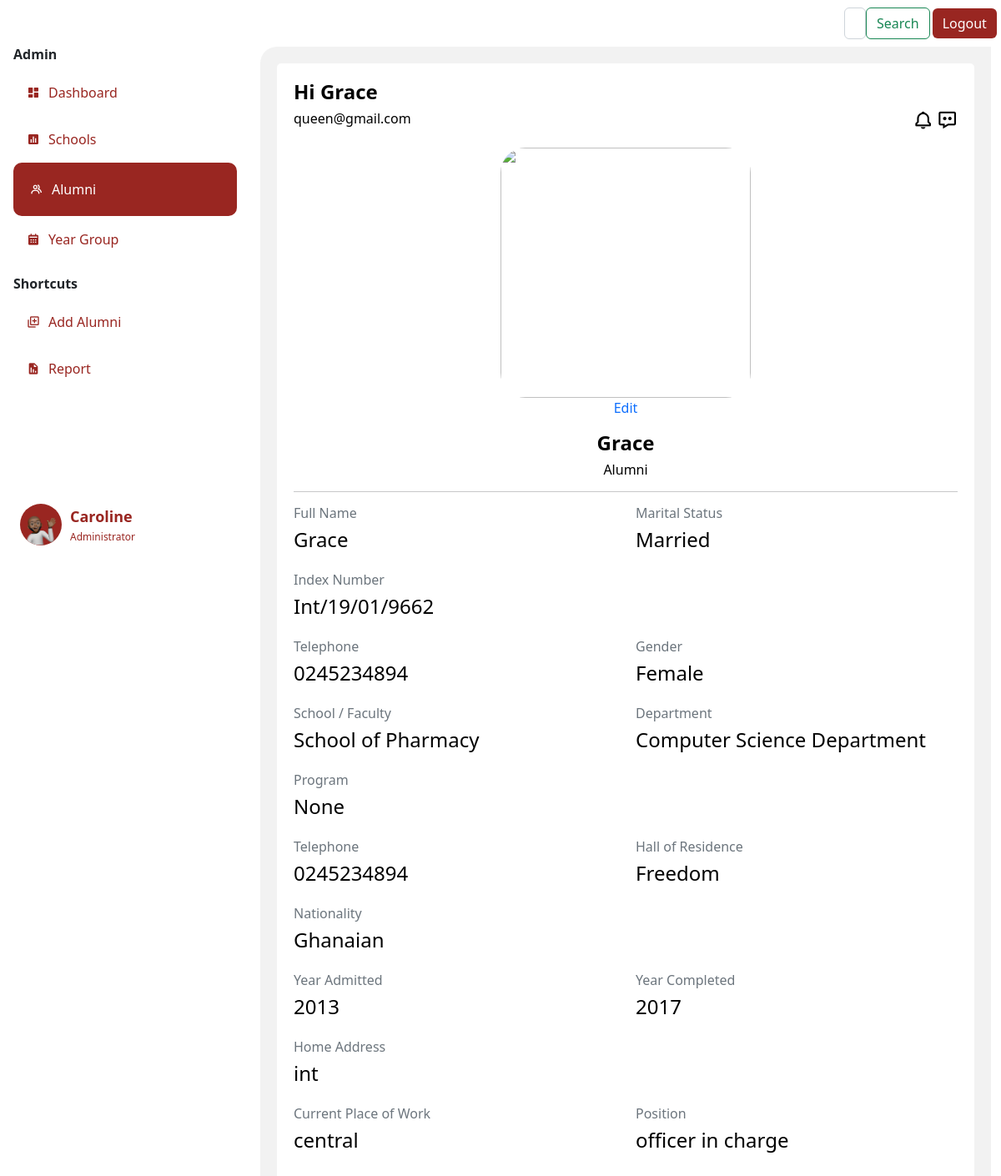
Screenshot of /list/3 (signed in) with the database file from the repository.
### app.py (models this page shows, shortened)
class Person(db.Model, UserMixin):
    id= db.Column(db.Integer, primary_key=True)
    name= db.Column(db.String(200), )
    yearCompleted= db.Column(db.String(200), )
    nationality= db.Column(db.String(200), )
    contact= db.Column(db.Integer(), )
    email= db.Column(db.String(200), nullable=True)
    faculty= db.Column(db.String(200), nullable=True)
    hallofresidence= db.Column(db.String(200), nullable=True)
    password= db.Column(db.String(20))
    school= db.Column(db.String(20))
    email= db.Column(db.String(20), nullable=True)
    phone= db.Column(db.String(10), nullable=True )
    indexnumber=db.Column(db.String())
    password=db.Column(db.String)
    gender= db.Column(db.String()    )
    department= db.Column(db.String()    )
    program= db.Column(db.String()   )
    telephone= db.Column(db.String()   )
    admitted= db.Column(db.Integer()  )
    address= db.Column(db.String()   )
    work= db.Column(db.String()  )
    guardian= db.Column(db.String()  )
    kin= db.Column(db.String()   )
    relationship= db.Column(db.String()  )
    marital= db.Column(db.String()   )
    health= db.Column(db.String()    )
    form=db.Column(db.String())
    extra= db.Column(db.String()     )
    image_file = db.Column(db.String(20))
    def __repr__(self):
        return f"Person('{self.id}', {self.name}', {self.yearCompleted})"

class User(db.Model,UserMixin):
    id= db.Column(db.Integer, primary_key=True)
    fullname= db.Column(db.String()  )
    indexnumber= db.Column(db.Integer())
    gender= db.Column(db.String()    )
    school= db.Column(db.String()    )
    department= db.Column(db.String()    )
    program= db.Column(db.String()   )
    completed= db.Column(db.Integer()     )
    admitted= db.Column(db.Integer()  )
    email= db.Column(db.String()     )
    telephone= db.Column(db.String()     )
    hall= db.Column(db.String()  )
    nationality= db.Column(db.String()   )
    address= db.Column(db.String()   )
    work= db.Column(db.String()  )
    guardian= db.Column(db.String()  )
    kin= db.Column(db.String()   )
    relationship= db.Column(db.String()  )
    marital= db.Column(db.String()   )
    health= db.Column(db.String()    )
    extra= db.Column(db.String()     )
    image_file = db.Column(db.String(20))

### app.py (the view)
@app.route('/list/<int:userid>', methods=['GET', 'POST'])
@login_required
def list(userid):
    print("Fetching one")
    profile=User.query.get_or_404(userid)
    print(current_user)
    return render_template("profileid.html",current_user=current_user, profile=profile, title="list")

### forms.py
class Search(FlaskForm):
    searched = StringField('Searched', validators=[DataRequired()])
    submit = SubmitField('Search')

### app.py (called while the page is built)
@login_manager.user_loader
def load_user(user_id):
    return Person.query.get(int(user_id))

@app.context_processor
def base():
    form=Search()
    return dict(form=form)

### templates/profileid.html
{% extends 'layout.html' %}
{% block body %}
<div class="col-md" style=" background: #fff; border-radius: 5px; padding: 20px;">
    <div class="top">
      <h4><b>Hi {{profile.fullname}}</b> </h4>
    </div>
    <div class="down" style=" display: flex; grid-gap: 2px; justify-content: space-between;">
      <h6 style="color: black;">{{profile.email}}</h6>
      <div class="icons" style="color: black;">
          <i class='bx bx-bell bx-sm icon' ></i>
          <i class='bx bx-message-dots bx-sm icon' ></i>
      </div>
    </div>
    <div class="info" style="margin-top: 2vh; text-align: center;">
      <div class="info-pic" style="margin:auto;">
        {% if profile.image_file %}
          <img src= {{profile.image_file}}  style="width: 100%;  height:100%; object-fit:cover; border-radius: 30px;" >
          {% else %}
          <img src="https://www.pngitem.com/pimgs/m/30-307416_profile-icon-png-image-free-download-searchpng-employee.png" style="  width: 20%; background: #992621; border-radius: 70%;" >
        {% endif %}
      </div>
      <a href="/update/{{profile.id}}" style="text-decoration: none;">Edit </i></a>
      <div class="info-details" style=" margin-top: 2vh;">
        <h4><b> {{profile.fullname}}</b></h4>
        <h6 style="color: black;">Alumni </h6>
      </div>
    </div>
      <hr>
    <div class="info-more">
      <div class="row">
          <div class="col">
            <h6 class="text-muted">Full Name </h6>
            <h4 style="color: black; margin-bottom: 0;">{{profile.fullname}}</h4>
          </div>
          <div class="col">
            <h6 class="text-muted">Marital Status </h6>
            <h4 style="color: black; margin-bottom: 0;">{{profile.marital}}</h4>
          </div>
      </div>
    </div>
    <div class="info-more">
      <div class="row">
          <div class="col">
            <h6 class="text-muted">Index Number </h6>
            <h4 style="color: black; margin-bottom: 0;">{{profile.indexnumber}}</h4>
          </div>
      </div>
    </div>
    <div class="info-more">
        <div class="row">
            <div class="col">
              <h6 class="text-muted">Telephone </h6>
              <h4 style="color: black; margin-bottom: 0;">{{profile.telephone}}</h4>
            </div>
            <div class="col">
                <h6 class="text-muted">Gender </h6>
                <h4 style="color: black; margin-bottom: 0;">{{profile.gender}}</h4>
              </div>
        </div>
      </div>
    <div class="info-more">
      <div class="row">
          <div class="col">
            <h6 class="text-muted">School / Faculty </h6>
            <h4 style="color: black; margin-bottom: 0;">{{profile.school}}</h4>
          </div>
          <div class="col">
            <h6 class="text-muted">Department </h6>
            <h4 style="color: black; margin-bottom: 0;">{{profile.department}}</h4>
          </div>
      </div>
    </div>
    <div class="info-more">
        <div class="row">
            <div class="col">
              <h6 class="text-muted">Program</h6>
              <h4 style="color: black; margin-bottom: 0;">{{profile.program}}</h4>
            </div>
        </div>
      </div>
    <div class="info-more">
      <div class="row">
          <div class="col">
            <h6 class="text-muted">Telephone </h6>
            <h4 style="color: black; margin-bottom: 0;">{{profile.telephone}}</h4>
          </div>
          <div class="col">
            <h6 class="text-muted">Hall of Residence </h6>
            <h4 style="color: black; margin-bottom: 0;">{{profile.hall}}</h4>
          </div>
      </div>
    </div>
    <div class="info-more">
      <div class="row">
          <div class="col">
            <h6 class="text-muted">Nationality </h6>
            <h4 style="color: black; margin-bottom: 0;">{{profile.nationality}}</h4>
          </div>
      </div>
    </div>
    <div class="info-more">
        <div class="row">
            <div class="col">
              <h6 class="text-muted">Year Admitted </h6>
              <h4 style="color: black; margin-bottom: 0;">{{profile.admitted}}</h4>
            </div>
            <div class="col">
                <h6 class="text-muted">Year Completed </h6>
                <h4 style="color: black; margin-bottom: 0;">{{profile.completed}}</h4>
              </div>
        </div>
      </div>
    <div class="info-more">
      <div class="row">
          <div class="col">
            <h6 class="text-muted">Home Address </h6>
            <h4 style="color: black; margin-bottom: 0;">{{profile.address}}</h4>
          </div>
      </div>
    </div>
    <div class="info-more">
      <div class="row">
          <div class="col">
            <h6 class="text-muted">Current Place of Work </h6>
            <h4 style="color: black; margin-bottom: 0;">{{profile.work}}</h4>
          </div>
          <div class="col">
            <h6 class="text-muted">Position </h6>
            <h4 style="color: black; margin-bottom: 0;">{{profile.guardian}}</h4>
          </div>
      </div>
      </div>
    </div>
</div>
{% endblock body %}

### templates/layout.html (shortened to what this page needs)
<!doctype html>
<html lang="en">
  <head>
    <head>
    </head>
    <link rel="stylesheet" type="text/css" href="{{ url_for('static', filename='css/newstyle.css')}}">
    <link href="https://unpkg.com/aos@2.3.1/dist/aos.css" rel="stylesheet">
    <link href='https://unpkg.com/boxicons@2.1.2/css/boxicons.min.css' rel='stylesheet'>
    <link href="https://cdn.jsdelivr.net/npm/bootstrap@5.2.1/dist/css/bootstrap.min.css" rel="stylesheet">
  </head>
  <body>
      <nav class="navbar navbar-expand-lg sticky-top" style="background: #fff; ">
        <div class="container-fluid">
          <div class="collapse navbar-collapse me-2" id="navbarSupportedContent" style="width: 100%;">
            <form class="d-flex " role="search" method='POST' action='{{url_for('search')}}' >
              <input class="form-control " type="search" name='searched' placeholder="Search" aria-label="Search">
              <button class="btn btn-outline-success" type="submit">Search</button>
                </form>
            <button class="btn" style="color: #fff; background: #992621; border: none; margin-left: 3px;" type="logout">
              <a href="{{url_for('logout')}}" style="text-decoration: none; color: #fff;">Logout</a>
            </button>
          </div>
        </div>
      </nav>
      <div class="container-fluid" >
        <div class="row" >
            <div class="col-3 px-1 position-fixed" id="sticky-sidebar">
              <div class="container" >
                  <div class="side-menu">
                    <h6 class="divider"><b>Admin </b></h6>
                    {% if title == 'dashboard' %}
                    <div class="side-nav-button-active">
                      <i class='bx bxs-dashboard icon'></i>
                      <a href="/dashboard" class="side-nav-button-text">Dashboard</a>
                    </div>
                    {% else %}
                    <div class="side-nav-button">
                      <i class='bx bxs-dashboard icon'></i>
                      <a href="/dashboard" class="side-nav-button-text">Dashboard</a>
                    </div>
                    {% endif %}
                    {% if title == "newschools" %}
                    <div class="side-nav-button-active">
                      <i class='bx bxs-bar-chart-square icon'></i>
                      <a href="/newschools" class="side-nav-button-text">Schools</a>
                    </div>
                    {% else %}
                    <div class="side-nav-button">
                      <i class='bx bxs-bar-chart-square icon'></i>
                      <a href="/newschools" class="side-nav-button-text">Schools</a>
                    </div>
                    {% endif %}
                    {% if title == "list" %}
                    <div class="side-nav-button-active">
                      <i class='bx bx-group icon' ></i>
                      <a href="/list" class="side-nav-button-text">Alumni</a>
                    </div>
                    {% else %}
                    <div class="side-nav-button">
                      <i class='bx bx-group icon' ></i>
                      <a href="/list" class="side-nav-button-text">Alumni</a>
                    </div>
                    {% endif %}
                    {% if title == "year" %}
                    <div class="side-nav-button-active">
                      <i class='bx bxs-calendar icon' ></i>
                      <a href="/year" class="side-nav-button-text">Year Group</a>
                    </div>
                    {% else %}
                    <div class="side-nav-button">
                      <i class='bx bxs-calendar icon' ></i>
                      <a href="/year" class="side-nav-button-text">Year Group</a>
                    </div>
                    {% endif %}
                  </div>
                  <div class="side-menu">
                    <h6 class="divider" style="margin-top: 2vh;"><b>Shortcuts</b> </h6>
                    {% if title == "addalumni" %}
                      <div class="side-nav-button-active">
                        <i class='bx bx-add-to-queue icon' ></i>
                        <a href="/addalumni" class="side-nav-button-text">Add Alumni</a>
                      </div>
                      {% else %}
                      <div class="side-nav-button">
                        <i class='bx bx-add-to-queue icon' ></i>
                        <a href="/addalumni" class="side-nav-button-text">Add Alumni</a>
                      </div>
                    {% endif %}
                    {% if title == "newreport" %}
                    <div class="side-nav-button-active">
                      <i class='bx bxs-report icon' ></i>
                      <a href="/newreport" class="side-nav-button-text">Report</a>
                    </div>
                    {% else %}
                    <div class="side-nav-button">
                      <i class='bx bxs-report icon' ></i>
                      <a href="/newreport" class="side-nav-button-text">Report</a>
                    </div>
                    {% endif %}
                  </div>
                  <div class="profile-details" style=" bottom: 0; padding-top: 50%;">
                    <div class="elipse" style="background: #992621; border-radius: 50%;">
                      <img src="static/img/memoji.png" alt="" width="100%" >
                    </div>
                    <div class="profile-info" style="padding-left: 10px;">
                      <div class="profile-name"><b>{{current_user.name}}</b> </div>
                      <div class="title">Administrator</div>
                    </div>
                  </div>
        </div>
            </div>
            <div class="col offset-3" id="main">
              <div class="container" style="background-color: #f2f2f2; padding: 20px; border-radius: 20px 0 0 0;">
              {% block body %}
              {% endblock%}
              </div>
            </div>
        </div>
</body>
</html>

### static/css/newstyle.css (style rules this page uses)
body { background: #f2f2f2; }
.side-nav-button { padding: 16px; background-color: #fff; border-radius: 10px; color: #992621; display: flex; align-items: center; }
h4 { color: black; }
.side-nav-button-text { margin: 0; padding-left: 10px; }
.side-nav-button-active { padding: 20px; background-color: #992621; border-radius: 10px; color: #fff; display: flex; align-items: center; }
.side-nav-button a { text-decoration: none; color: #992621; }
.side-nav-button-active a { text-decoration: none; color: #fff; }
.profile-details { border-radius: 10px; padding: 8px; display: flex; align-items: center; }
.elipse img { width: 50px; height: 50px; border-radius: 50%; }
.profile-name { color: #992621; font-size: 18px; font-weight: 500; margin-bottom: 2px; }
.title { font-size: 12px; color: #992621; font-weight: 400; }
.info-more { margin-bottom: 3vh; }
.info-pic { border-radius: 50%; width: 300px; height: 300px; text-align: center; }

### rows the page displays
Person: name "Caroline"
User: fullname "Grace", email "queen@gmail.com", marital "Married", indexnumber "Int/19/01/9662", telephone "0245234894", gender "Female", school "School of Pharmacy", department "Computer Science Department", program "None", hall "Freedom", nationality "Ghanaian", admitted "2013", completed "2017", address "int", work "central", guardian "officer in charge"
